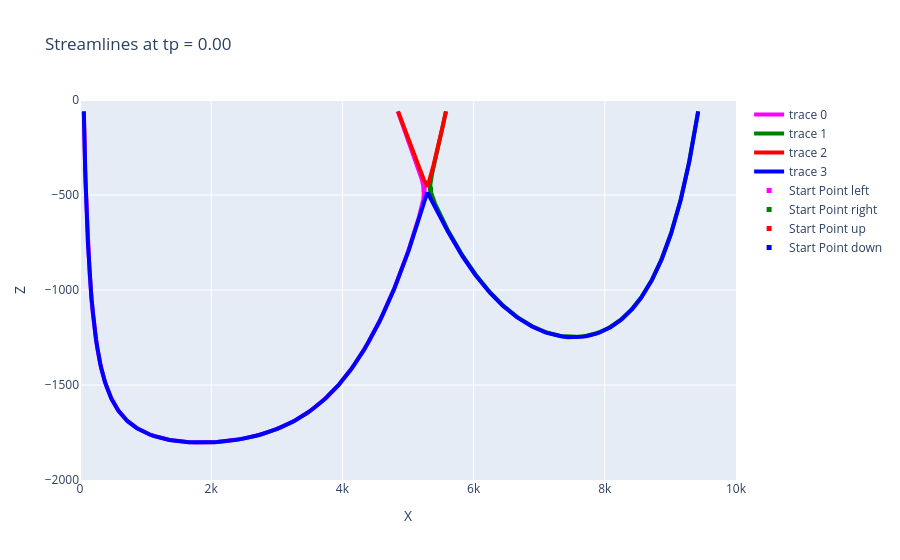
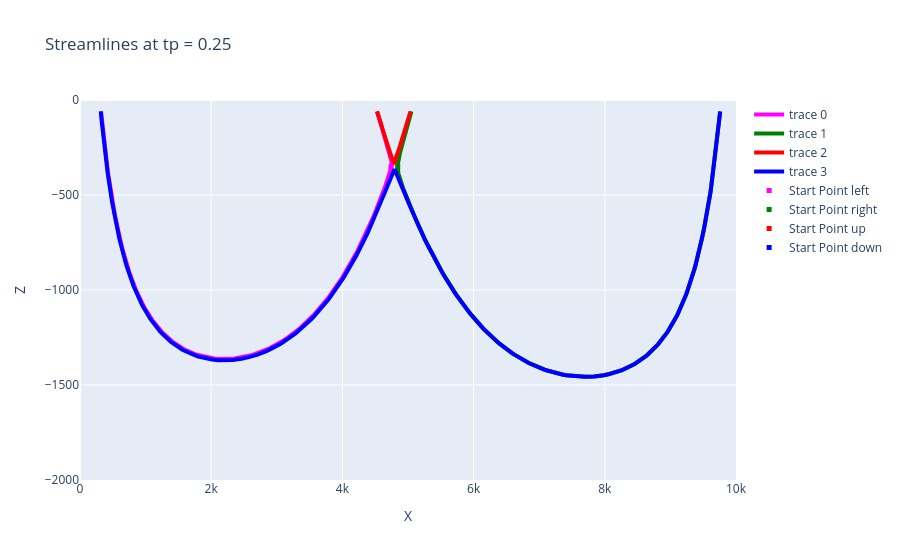
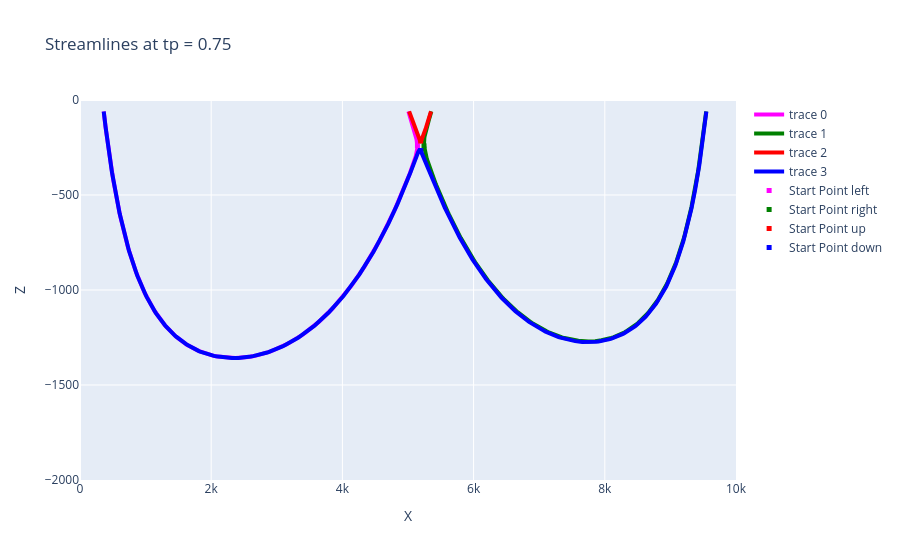

Write notebook code for charts like these, in order.
### Code cell
#Step 4: Generate Dividing Streamlines across Critial Points at different tp
import numpy as np
import h5py
import os
import pandas as pd
import plotly.graph_objects as go
from scipy.integrate import solve_ivp
from concurrent.futures import ThreadPoolExecutor
from numba import jit
import plotly.io as pio

# Function to read data from an HDF5 file (only x and z components of velocity)
def read_data_hdf5(filename):
    with h5py.File(filename, 'r') as f:
        vx = f['vx'][:]  # Velocity component in x-direction
        vz = f['vz'][:]  # Velocity component in z-direction
        x_range = f['x_range'][:]  # Range of x values
        z_range = f['z_range'][:]  # Range of z values
    return vx, vz, x_range, z_range

# JIT-compiled function to compute the velocity field at a given position
@jit(nopython=True)
def velocity_field_numba(pos, vx, vz, x_range, z_range):
    x, z = pos
    # Check if the position is outside the defined ranges
    if x < x_range[0] or x > x_range[-1] or z < z_range[0] or z > z_range[-1]:
        return np.array([0.0, 0.0])  # Return zero velocity if out of bounds
    
    # Find the indices of the grid cell containing the position
    xi = np.searchsorted(x_range, x) - 1
    zi = np.searchsorted(z_range, z) - 1

    # Get the surrounding grid points
    x1, x2 = x_range[xi], x_range[xi+1]
    z1, z2 = z_range[zi], z_range[zi+1]

    # Compute relative distances within the grid cell
    xd = (x - x1) / (x2 - x1)
    zd = (z - z1) / (z2 - z1)

    # Trilinear interpolation for the x-component of velocity
    vx_val = vx[xi, zi] * (1 - xd) + vx[xi + 1, zi] * xd

    # Trilinear interpolation for the z-component of velocity
    vz_val = vz[xi, zi] * (1 - xd) + vz[xi + 1, zi] * xd

    return np.array([vx_val, vz_val])  # Return the interpolated velocity vector

# Function to compute streamlines based on velocity fields and start points
def compute_streamlines(vx, vz, x_range, z_range, start_points, max_distance=1e7, tol=1e-7):
    # Define the velocity field function for the ODE solver
    def velocity_field(t, pos):
        return velocity_field_numba(pos, vx, vz, x_range, z_range)

    # Define an event to terminate integration when a boundary condition is met
    def boundary_event(t, pos):
        return pos[1] + 60  # Termination condition, e.g., z = -80 surface

    boundary_event.terminal = True  # Stop integration when event is triggered
    boundary_event.direction = 0     # Event is detected regardless of direction

    # Function to integrate the streamline starting from a given point
    def integrate_streamline(start):
        if start[1] > -60:  # Skip if the start point is above the boundary
            return np.array([])

        # Integrate forward in time
        result_forward = solve_ivp(velocity_field, [0, max_distance], start, method='RK45', rtol=tol, atol=tol, events=boundary_event)
        
        # Integrate backward in time
        result_backward = solve_ivp(velocity_field, [0, -max_distance], start, method='RK45', rtol=tol, atol=tol, events=boundary_event)
        
        # Extract the streamline points
        streamline_forward = result_forward.y.T
        streamline_backward = result_backward.y.T
        
        # Reverse the backward streamline and combine with forward streamline
        streamline_backward = streamline_backward[::-1]
        streamline = np.vstack((streamline_backward, streamline_forward))
        
        return streamline

    # Use a thread pool to parallelize streamline computations
    with ThreadPoolExecutor() as executor:
        streamlines = list(executor.map(integrate_streamline, start_points))
    
    return streamlines  # Return the list of computed streamlines

# Function to plot streamlines and their corresponding start points
def plot_streamlines_and_points(fig, streamlines, start_points, directions, colors):
    for streamline, start, direction in zip(streamlines, start_points, directions):
        if len(streamline) > 0:
            color = colors[directions.index(direction)]
            fig.add_trace(go.Scatter(
                x=streamline[:, 0], y=streamline[:, 1],
                mode='lines',
                line=dict(color=color, width=4)  # Set streamline color and width
            ))
    
    # Plot the start points of the streamlines
    for start, direction in zip(start_points, directions):
        color = colors[directions.index(direction)]
        fig.add_trace(go.Scatter(
            x=[start[0]], y=[start[1]],
            mode='markers',
            marker=dict(color=color, size=5, symbol='square'),  # Set marker color, size, and shape
            name=f'Start Point {direction}'
        ))

# Function to read trace points from a CSV file
def read_trace_points(file_path):
    # Read the CSV file
    df = pd.read_csv(file_path, names=['direction', 'x', 'z'], header=0)
    
    directions = df['direction'].tolist()
    start_points = df[['x', 'z']].values  # Return only the x, z coordinates
    
    return directions, start_points

# Get the current working directory as the base path for the script
current_working_dir = os.getcwd()

# Define the path to the results folder and create it if it doesn't exist
result_folder = os.path.join(current_working_dir, 'results')
os.makedirs(result_folder, exist_ok=True)

# Define a list of colors to be used for different tracking point categories
colors = ['magenta', 'green', 'red', 'blue']

# Define prefixes for the tracking point files
tracking_point_prefixes = [
    'best_xz'
]

# Loop through different tp values to process each corresponding file
for tp in np.arange(0, 1, 0.25):   # Iterate over tp from 0 to 1 with step 0.25
    # Define the path to the input HDF5 file for the current tp value
    input_path_hdf5 = os.path.join(result_folder, f'head_and_velocity_tp_{tp:.2f}.h5')
    
    # Read data from the HDF5 file
    vx, vz, x_range, z_range = read_data_hdf5(input_path_hdf5)

    # Create a new Plotly figure for visualization
    fig = go.Figure()

    # Loop through each tracking point category and its corresponding color
    for prefix in tracking_point_prefixes:
        # Define the path to the tracking point CSV file
        file_path = os.path.join(result_folder, f'{prefix}_tp_{tp:.2f}_tracking_points.csv')
        # Read the start points and directions for streamlines
        directions, start_points = read_trace_points(file_path)
        
        # Compute streamlines based on the velocity field and start points
        streamlines = compute_streamlines(vx, vz, x_range, z_range, start_points)
        
        # Plot the computed streamlines and their start points on the figure
        plot_streamlines_and_points(fig, streamlines, start_points, directions, colors)

    # Update the layout of the plot to set axis ranges
    fig.update_layout(
        xaxis=dict(title='X', range=[x_range[0], x_range[-1]]),
        yaxis=dict(title='Z', range=[z_range[0], z_range[-1]]),
        title=f'Streamlines at tp = {tp:.2f}',
        showlegend=True
    )

    # Save the plot as an HTML file and display it
    html_file_path = os.path.join(result_folder, f'streamlines_tp_{tp:.2f}.html')
    fig.write_html(html_file_path)
    fig.show()  # Show the plot in the browser

### Figure 1 — Plotly figure (JSON) as saved in the notebook; plotly's stock layout.template omitted (floating-point values rounded to 4 significant figures; data arrays with more than 128 entries replaced by an {"elided": "..."} marker saying what was removed)
{"data": [{"line": {"color": "magenta", "width": 4}, "mode": "lines", "type": "scatter", "x": {"elided": "1346 float values"}, "y": {"elided": "1346 float values"}}, {"line": {"color": "green", "width": 4}, "mode": "lines", "type": "scatter", "x": {"elided": "875 float values"}, "y": {"elided": "875 float values"}}, {"line": {"color": "red", "width": 4}, "mode": "lines", "type": "scatter", "x": {"elided": "471 float values"}, "y": {"elided": "471 float values"}}, {"line": {"color": "blue", "width": 4}, "mode": "lines", "type": "scatter", "x": {"elided": "1785 float values"}, "y": {"elided": "1785 float values"}}, {"marker": {"color": "magenta", "size": 5, "symbol": "square"}, "mode": "markers", "name": "Start Point left", "type": "scatter", "x": [5244.0], "y": [-471.7]}, {"marker": {"color": "green", "size": 5, "symbol": "square"}, "mode": "markers", "name": "Start Point right", "type": "scatter", "x": [5344.0], "y": [-471.7]}, {"marker": {"color": "red", "size": 5, "symbol": "square"}, "mode": "markers", "name": "Start Point up", "type": "scatter", "x": [5294.0], "y": [-446.7]}, {"marker": {"color": "blue", "size": 5, "symbol": "square"}, "mode": "markers", "name": "Start Point down", "type": "scatter", "x": [5294.0], "y": [-496.7]}], "layout": {"showlegend": true, "title": {"text": "Streamlines at tp = 0.00"}, "xaxis": {"range": [0, 10000], "title": {"text": "X"}}, "yaxis": {"range": [-2000, 0], "title": {"text": "Z"}}}}

### Figure 2 — Plotly figure (JSON) as saved in the notebook; plotly's stock layout.template omitted (floating-point values rounded to 4 significant figures; data arrays with more than 128 entries replaced by an {"elided": "..."} marker saying what was removed)
{"data": [{"line": {"color": "magenta", "width": 4}, "mode": "lines", "type": "scatter", "x": {"elided": "1034 float values"}, "y": {"elided": "1034 float values"}}, {"line": {"color": "green", "width": 4}, "mode": "lines", "type": "scatter", "x": {"elided": "1089 float values"}, "y": {"elided": "1089 float values"}}, {"line": {"color": "red", "width": 4}, "mode": "lines", "type": "scatter", "x": {"elided": "430 float values"}, "y": {"elided": "430 float values"}}, {"line": {"color": "blue", "width": 4}, "mode": "lines", "type": "scatter", "x": {"elided": "1657 float values"}, "y": {"elided": "1657 float values"}}, {"marker": {"color": "magenta", "size": 5, "symbol": "square"}, "mode": "markers", "name": "Start Point left", "type": "scatter", "x": [4743.0], "y": [-349.1]}, {"marker": {"color": "green", "size": 5, "symbol": "square"}, "mode": "markers", "name": "Start Point right", "type": "scatter", "x": [4843.0], "y": [-349.1]}, {"marker": {"color": "red", "size": 5, "symbol": "square"}, "mode": "markers", "name": "Start Point up", "type": "scatter", "x": [4793.0], "y": [-324.1]}, {"marker": {"color": "blue", "size": 5, "symbol": "square"}, "mode": "markers", "name": "Start Point down", "type": "scatter", "x": [4793.0], "y": [-374.1]}], "layout": {"showlegend": true, "title": {"text": "Streamlines at tp = 0.25"}, "xaxis": {"range": [0, 10000], "title": {"text": "X"}}, "yaxis": {"range": [-2000, 0], "title": {"text": "Z"}}}}

### Figure 3 — Plotly figure (JSON) as saved in the notebook; plotly's stock layout.template omitted (floating-point values rounded to 4 significant figures; data arrays with more than 128 entries replaced by an {"elided": "..."} marker saying what was removed)
{"data": [{"line": {"color": "magenta", "width": 4}, "mode": "lines", "type": "scatter", "x": {"elided": "1033 float values"}, "y": {"elided": "1033 float values"}}, {"line": {"color": "green", "width": 4}, "mode": "lines", "type": "scatter", "x": {"elided": "1014 float values"}, "y": {"elided": "1014 float values"}}, {"line": {"color": "red", "width": 4}, "mode": "lines", "type": "scatter", "x": {"elided": "301 float values"}, "y": {"elided": "301 float values"}}, {"line": {"color": "blue", "width": 4}, "mode": "lines", "type": "scatter", "x": {"elided": "1693 float values"}, "y": {"elided": "1693 float values"}}, {"marker": {"color": "magenta", "size": 5, "symbol": "square"}, "mode": "markers", "name": "Start Point left", "type": "scatter", "x": [5144.0], "y": [-241.2]}, {"marker": {"color": "green", "size": 5, "symbol": "square"}, "mode": "markers", "name": "Start Point right", "type": "scatter", "x": [5244.0], "y": [-241.2]}, {"marker": {"color": "red", "size": 5, "symbol": "square"}, "mode": "markers", "name": "Start Point up", "type": "scatter", "x": [5194.0], "y": [-216.2]}, {"marker": {"color": "blue", "size": 5, "symbol": "square"}, "mode": "markers", "name": "Start Point down", "type": "scatter", "x": [5194.0], "y": [-266.2]}], "layout": {"showlegend": true, "title": {"text": "Streamlines at tp = 0.75"}, "xaxis": {"range": [0, 10000], "title": {"text": "X"}}, "yaxis": {"range": [-2000, 0], "title": {"text": "Z"}}}}
